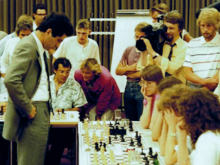
#> input picture example.png, 220 x 165 px
$ python sandbox.py
#> lines starting #> are read from the running program, lines starting #| are printed output that depends on the picture
from PIL import Image

mac = Image.open('example.png')
#> mac is the input picture: PIL image 220x165 RGBA; mean R, G, B, A 119.5, 113.9, 89.7, 255

print(type(mac))
#| <class 'PIL.PngImagePlugin.PngImageFile'>
# => <class 'PIL.PngImagePlugin.PngImageFile'> specialized image file from PIL

# mac.show()
# this opens up the image

print(mac.size)
#| (220, 165)
# (220, 165) width and height

print(mac.filename)
#| example.png
# 'example.png'

print(mac.format_description)
#| Portable network graphics
# Portable network graphics

# cropping image
# 0, 0 - starting coordinates
# 100, 100 - width height 100 100
cropped_img = mac.crop((0, 0, 100, 100))
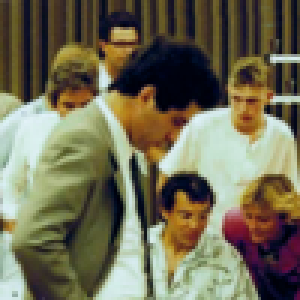
#> cropped_img: PIL image 100x100 RGBA (shown 3 times larger); mean R, G, B, A 112.7, 108.6, 85.2, 255; transparent parts drawn white
# cropped_img.show()

# pasting cropped image on top of og image
mac.paste(im=cropped_img, box=(0, 0))

# resizing
mac.resize((3000, 500))

# rotating
mac.rotate(90)
